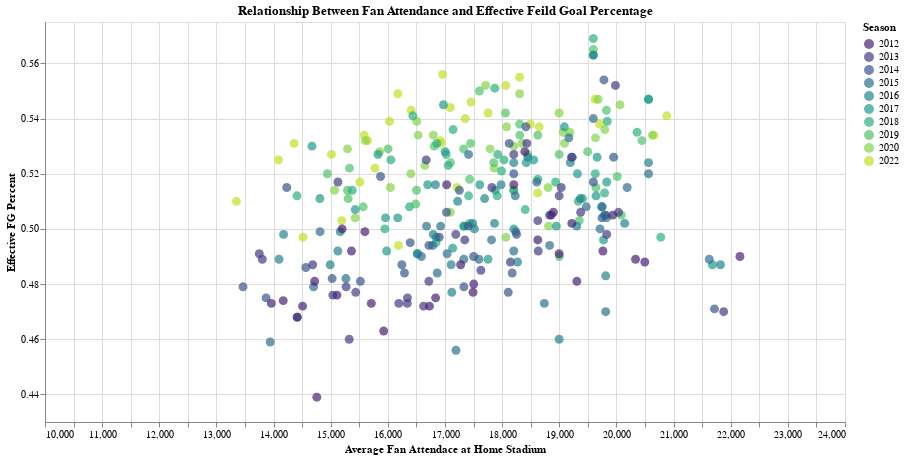

This figure's notebook cell:
### Markdown cell above
### Jackson's

### Code cell
slider = alt.binding_range(min = int(teamsum_df['season'].min()), max = int(teamsum_df['season'].max()), step = 1)
select_season = alt.selection(
    type = 'single',  
    fields = ['season'],
    bind = slider,
    name = "Select"
)

attendance_chart = alt.Chart(teamsum_df).mark_circle(size = 80).encode(
    x = alt.X('attend_g:Q', title = 'Average Fan Attendace at Home Stadium', scale = alt.Scale(domain = [10000, 24000])), 
    y = alt.Y('e_fg_percent:Q', title = 'Effective FG Percent', scale = alt.Scale(domain = [0.43, 0.575])),
    tooltip = ['team', 'arena'], 
    color = alt.Color('season:O', scale = alt.Scale(scheme = 'viridis'), legend = alt.Legend(title = 'Season'))
).properties(
    width = 800,  
    height = 400,  
    title = 'Relationship Between Fan Attendance and Effective Feild Goal Percentage'
).add_selection(
    select_season
).transform_filter(
    select_season
)

attendance_chart.display()

### Figure 1 — Vega-Lite specification as saved in the notebook (floating-point values rounded to 4 significant figures; data arrays with more than 128 entries replaced by an {"elided": "..."} marker saying what was removed)
{"config": {"view": {"continuousWidth": 300, "continuousHeight": 300}}, "data": {"name": "data-27a359531c2dd77e72a37bfc3033ab4a"}, "mark": {"type": "circle", "size": 80}, "encoding": {"color": {"field": "season", "legend": {"title": "Season"}, "scale": {"scheme": "viridis"}, "type": "ordinal"}, "tooltip": [{"field": "team", "type": "nominal"}, {"field": "arena", "type": "nominal"}], "x": {"field": "attend_g", "scale": {"domain": [10000, 24000]}, "title": "Average Fan Attendace at Home Stadium", "type": "quantitative"}, "y": {"field": "e_fg_percent", "scale": {"domain": [0.43, 0.575]}, "title": "Effective FG Percent", "type": "quantitative"}}, "height": 400, "params": [{"name": "Select", "select": {"type": "point", "fields": ["season"]}, "bind": {"input": "range", "max": 2022, "min": 2012, "step": 1}}], "title": "Relationship Between Fan Attendance and Effective Feild Goal Percentage", "transform": [{"filter": {"param": "Select"}}], "width": 800, "$schema": "https://vega.github.io/schema/vega-lite/v5.17.0.json", "datasets": {"data-27a359531c2dd77e72a37bfc3033ab4a": {"elided": "310 records"}}}
